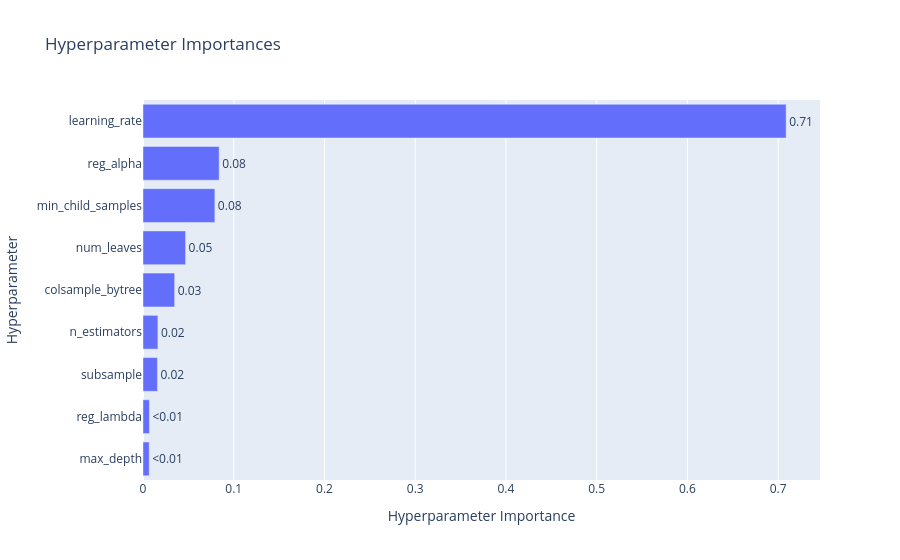

Notebook cell for this chart:
### Code cell
plot_param_importance(study)

### Figure 1 — Plotly figure (JSON) as saved in the notebook; plotly's stock layout.template omitted (floating-point values rounded to 4 significant figures)
{"data": [{"cliponaxis": false, "hovertemplate": ["max_depth (IntDistribution): 0.006832258431271283<extra></extra>", "reg_lambda (FloatDistribution): 0.007087788536662949<extra></extra>", "subsample (FloatDistribution): 0.015921667384355954<extra></extra>", "n_estimators (IntDistribution): 0.016415538954317865<extra></extra>", "colsample_bytree (FloatDistribution): 0.03487991753604048<extra></extra>", "num_leaves (IntDistribution): 0.04694320879135772<extra></extra>", "min_child_samples (IntDistribution): 0.07920114088887129<extra></extra>", "reg_alpha (FloatDistribution): 0.08394260638394253<extra></extra>", "learning_rate (FloatDistribution): 0.70877587309318<extra></extra>"], "name": "Objective Value", "orientation": "h", "text": ["<0.01", "<0.01", "0.02", "0.02", "0.03", "0.05", "0.08", "0.08", "0.71"], "textposition": "outside", "type": "bar", "x": [0.006832, 0.007088, 0.01592, 0.01642, 0.03488, 0.04694, 0.0792, 0.08394, 0.7088], "y": ["max_depth", "reg_lambda", "subsample", "n_estimators", "colsample_bytree", "num_leaves", "min_child_samples", "reg_alpha", "learning_rate"]}], "layout": {"title": {"text": "Hyperparameter Importances"}, "xaxis": {"title": {"text": "Hyperparameter Importance"}}, "yaxis": {"title": {"text": "Hyperparameter"}}}}
